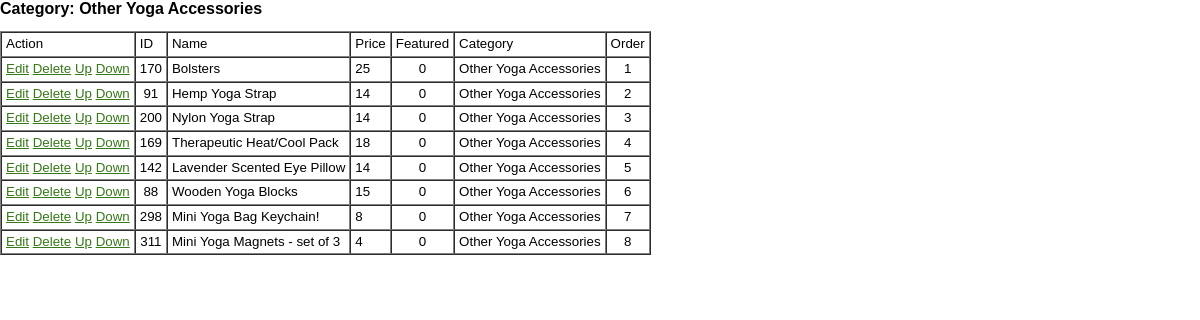
Page /original_site/admin/showcat.php?id=8 on the committed database.
### tables this page shows
CREATE TABLE `categories` (
  `catID` int(10) unsigned NOT NULL AUTO_INCREMENT,
  `title` varchar(255) DEFAULT NULL,
  `description` longtext DEFAULT NULL,
  `orderIndex` int(11) NOT NULL DEFAULT 0,
  PRIMARY KEY (`catID`)
);

CREATE TABLE `products` (
  `prodID` int(10) unsigned NOT NULL AUTO_INCREMENT,
  `name` varchar(30) DEFAULT NULL,
  `price` double DEFAULT NULL,
  `description` longtext DEFAULT NULL,
  `imgFileName` varchar(255) DEFAULT NULL,
  `imgDetailFileName` varchar(255) NOT NULL DEFAULT '',
  `featured` tinyint(4) NOT NULL DEFAULT 0,
  `category` int(11) NOT NULL DEFAULT 0,
  `orderIndex` int(11) NOT NULL DEFAULT 99,
  PRIMARY KEY (`prodID`)
);

### original_site/admin/adminfunc.php.inc (the view, shortened to what this page needs)
<?
function listProducts($id) {
    $qryProducts = "select products.prodID,products.name,products.price,products.description,products.featured,products.orderIndex,products.category,categories.title
                        from products inner join categories on products.category = categories.catID
                        where categories.catID = $id
                        order by products.orderIndex ASC;";
    if (! $result = mysql_query($qryProducts)) {
        echo "An error occurred while querying the products table.<br>";
        echo "MySQL returned: ".mysql_error();
        exit;
    }
    echo "<table border=1 cellspacing=0 cellpadding=4>\n";
    echo "<tr><td>Action</td><td>ID</td><td>Name</td><td>Price</td><td>Featured</td><td>Category</td><td>Order</td></tr>";
    while($row = mysql_fetch_assoc($result)) {
        ?>
        <tr>
            <td><a href="editprod.php?id=<? echo $row['prodID']; ?>">Edit</a>
                <a onClick='confirmDelete("delprod.php?id=<? echo $row['prodID']."&category=".$row['category']; ?>");' href="#">Delete</a>
                <a href="reorder.php?prodID=<? echo $row['prodID']; ?>&direction=up&type=product">Up</a>
        	    <a href="reorder.php?prodID=<? echo $row['prodID']; ?>&direction=down&type=product">Down</a>
            </td>
            <td align=center><? echo $row['prodID']; ?></td>
            <td><? echo $row['name']; ?></td>
            <td><? echo $row['price']; ?></td>
            <td align=center><? echo $row['featured']; ?></td>
            <td><? echo $row['title']; ?></td>
            <td align=center><? echo $row['orderIndex']; ?></td>
        </tr>
        <?
    }
    echo "</table>";
}
        ?>

### original_site/admin/showcat.php (shortened to what this page needs)
<?
include("adminfunc.php.inc");
?>
<HTML>
<HEAD>
<LINK href="../main.css" rel="stylesheet" type="text/css">
</HEAD>
<BODY BGCOLOR=#FFFFFF LEFTMARGIN=0 TOPMARGIN=0 MARGINWIDTH=0 MARGINHEIGHT=0>
<?
$qryCatTitle = "select title from categories where catID=".$_GET['id'].";";
if (! $result = mysql_query($qryCatTitle)) {
        echo "An error occurred while querying the categories table.<br>";
        echo "MySQL returned: ".mysql_error();
        exit;
}
$row = mysql_fetch_assoc($result);
?>
<h2>Category: <? echo $row['title']; ?></h2>
<?
listProducts($_GET['id']);
?>
</BODY>
</HTML>

### original_site/main.css (style rules this page uses)
body { background: #FFFFFF; color: #000000; margin-left: 0%; margin-right: 5%; font-style: normal; font-family: tahoma,arial,serif; }
h2 { font-size: medium; }
ul, dl, p, td, th, li, dt, dd, div { color: #000000; font-style: normal; line-height: 110%; font-family: tahoma, sans-serif; font-size: 10pt; }
a:link, a:visited { color: #377819; }

### rows in the picture
categories: title "Other Yoga Accessories"
products: prodID "170", name "Bolsters", price "25", featured "0", categories.title "Other Yoga Accessories", orderIndex "1"
products: prodID "91", name "Hemp Yoga Strap", price "14", featured "0", categories.title "Other Yoga Accessories", orderIndex "2"
products: prodID "200", name "Nylon Yoga Strap", price "14", featured "0", categories.title "Other Yoga Accessories", orderIndex "3"
products: prodID "169", name "Therapeutic Heat/Cool Pack", price "18", featured "0", categories.title "Other Yoga Accessories", orderIndex "4"
products: prodID "142", name "Lavender Scented Eye Pillow", price "14", featured "0", categories.title "Other Yoga Accessories", orderIndex "5"
products: prodID "88", name "Wooden Yoga Blocks", price "15", featured "0", categories.title "Other Yoga Accessories", orderIndex "6"
products: prodID "298", name "Mini Yoga Bag Keychain!", price "8", featured "0", categories.title "Other Yoga Accessories", orderIndex "7"
products: prodID "311", name "Mini Yoga Magnets - set of 3", price "4", featured "0", categories.title "Other Yoga Accessories", orderIndex "8"
